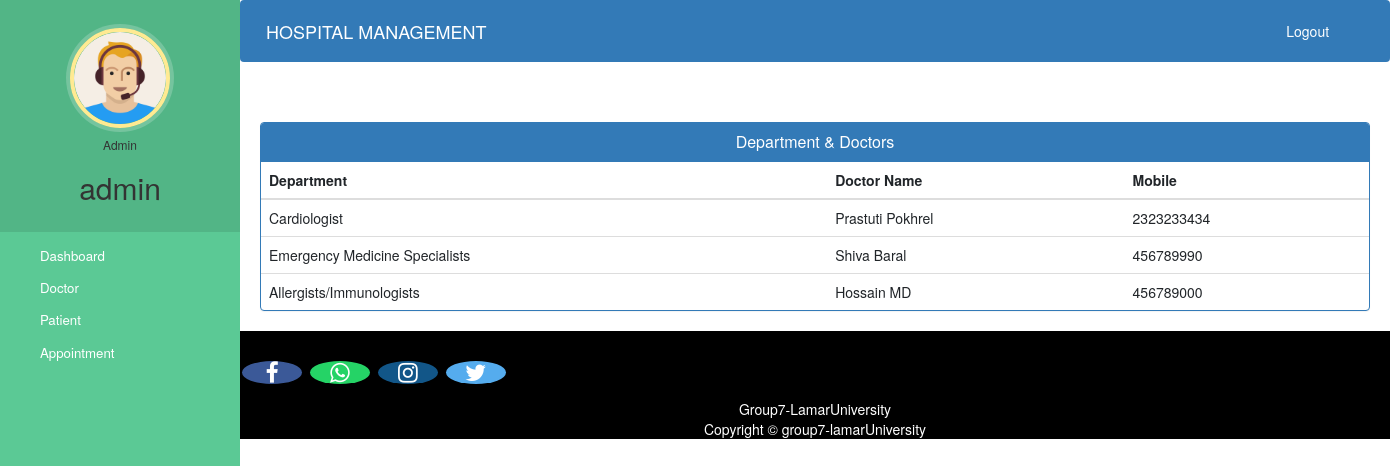
Screenshot of /admin-view-doctor-specialisation (signed in) with the database file from the repository.
### hospital/models.py (models this page shows, shortened)
class Doctor(models.Model):
    user=models.OneToOneField(User,on_delete=models.CASCADE)
    profile_pic= models.ImageField(upload_to='profile_pic/DoctorProfilePic/',null=True,blank=True)
    address = models.CharField(max_length=40)
    mobile = models.CharField(max_length=20,null=True)
    department= models.CharField(max_length=50,choices=departments,default='Cardiologist')
    status=models.BooleanField(default=False)
    @property
    def get_name(self):
        return self.user.first_name+" "+self.user.last_name

### hospital/views.py (the view)
# urls.py: path('admin-view-doctor-specialisation',views.admin_view_doctor_specialisation_view,name='admin-view-doctor-specialisation'),
@login_required(login_url='adminlogin')
@user_passes_test(is_admin)
def admin_view_doctor_specialisation_view(request):
    doctors=models.Doctor.objects.all().filter(status=True)
    return render(request,'hospital/admin_view_doctor_specialisation.html',{'doctors':doctors})

### hospital/views.py (called while the page is built)
def is_admin(user):
    return user.groups.filter(name='ADMIN').exists()

### templates/hospital/admin_view_doctor_Specialisation.html (shortened to what this page needs)
{% extends 'hospital/admin_base.html' %}
{% block content %}
<head>
  <link href="//netdna.bootstrapcdn.com/bootstrap/3.0.0/css/bootstrap.min.css" rel="stylesheet" id="bootstrap-css">
</head>
<div class="container">
  <div class="panel panel-primary">
    <div class="panel-heading">
      <h6 class="panel-title">Department & Doctors</h6>
    </div>
    <table class="table table-hover" id="dev-table">
      <thead>
        <tr>
          <th>Department</th>
          <th>Doctor Name</th>
          <th>Mobile</th>
        </tr>
      </thead>
      {% for d in doctors %}
      <tr>
        <td>{{d.department}}</td>
        <td> {{d.get_name}}</td>
        <td>{{d.mobile}}</td>
      </tr>
      {% endfor %}
    </table>
  </div>
</div>
{% endblock content %}

### templates/hospital/admin_base.html (shortened to what this page needs)
<!DOCTYPE html>
{% load static %}
<html lang="en">
<head>
  <link rel="stylesheet" href="https://stackpath.bootstrapcdn.com/bootstrap/4.3.1/css/bootstrap.min.css">
  <link rel="stylesheet" href="https://maxcdn.bootstrapcdn.com/font-awesome/4.7.0/css/font-awesome.min.css">
  <link rel="stylesheet" href="{% static 'style.css' %}">
</head>
<body>
  <nav class="menu" tabindex="0">
    <header class="avatar">
      <img src="{% static 'images/adminpropic.png' %}" />
      <h6>Admin</h6>
      <h2>{{ request.user.first_name }}</h2>
    </header>
    <ul>
      <li tabindex="0"> <a style="color:white;" href="/admin-dashboard">Dashboard</a> </li>
      <li tabindex="0"> <a style="color:white;" href="/admin-doctor">Doctor</a></li>
      <li tabindex="0"> <a style="color:white;" href="/admin-patient">Patient</a></li>
      <li tabindex="0"> <a style="color:white;" href="/admin-appointment">Appointment</a></li>
    </ul>
  </nav>
  <main>
    <div class="bs-example">
      <nav class="navbar navbar-expand-md navbar-dark fixed-top" style="background:#337AB7;">
        <a href="/admin-dashboard" class="navbar-brand">HOSPITAL MANAGEMENT</a>
        <div class="collapse navbar-collapse justify-content-between" id="navbarCollapse">
          <div class="navbar-nav" style="margin-left: 90%;">
            <form method="post" action="{% url 'logout' %}" style="display: inline;">
              <button type="submit" class="btn btn-link nav-item nav-link text-white">Logout</button>
            </form>
          </div>
        </div>
      </nav>
    </div>
    <br><br>
    {% block content %}
    {% endblock content %}
    <footer>
      <p>
        <a href="https://facebook.com/group7.luv/" class="fa fa-facebook"></a>
        <a href="https://api.whatsapp.com/send?phone=919572181024" class="fa fa-whatsapp"></a>
        <a href="https://instagram.com/group7.luv" class="fa fa-instagram"></a>
        <a href="https://twitter.com/group7kumar1503" class="fa fa-twitter"></a>
      </p>
      <div style="color:#ffffff;" class="text-center">
        <p>Group7-LamarUniversity <br> Copyright &copy; group7-lamarUniversity </p>
      </div>
    </footer>
  </main>
</body>
</html>

### static/style.css (style rules this page uses)
body { padding-left: 240px; }
main { position: relative; height: 100vh; }
.menu { background: #5bc995; height: 100vh; width: 240px; position: fixed; top: 0px; left: 0; z-index: 5; outline: none; }
.menu .avatar { background: rgba(0, 0, 0, 0.1); padding: 2em 0.5em; text-align: center; }
.menu .avatar img { width: 100px; border-radius: 50%; overflow: hidden; border: 4px solid #ffea92; box-shadow: 0 0 0 4px rgba(255, 255, 255, 0.2); }
.menu .avatar h2 { font-weight: normal; margin-bottom: 0; }
.menu ul { list-style: none; padding: 0.5em 0; margin: 0; }
.menu ul li { padding: 0.5em 1em 0.5em 3em; font-size: 0.95em; font-weight: regular; background-repeat: no-repeat; background-position: left 15px center; background-size: auto 20px; transition: all 0.15s linear; cursor: pointer; }

### templates/hospital/admin_base.html (style rules this page uses)
a:link { text-decoration: none; }
a { color: white; }
footer { padding: 0px; background-color: black; margin: 0px; }
.fa { font-size: 23px; width: 60px; text-align: center; text-decoration: none; margin: 5px 2px; border-radius: 50%; }
.fa-facebook { background: #3B5998; color: white; margin-top: 30px; }
.fa-whatsapp { background: #25d366; color: white; }
.fa-twitter { background: #55ACEE; color: white; }
.fa-instagram { background: #125688; color: white; }
body { padding-left: 240px; }
main { position: relative; height: 100vh; }
.menu { background: #5bc995; height: 100vh; width: 240px; position: fixed; top: 0; left: 0; z-index: 5; }
.menu .avatar { background: rgba(0, 0, 0, 0.1); padding: 2em 0.5em; text-align: center; }
.menu .avatar img { width: 100px; border-radius: 50%; border: 4px solid #ffea92; }
.menu ul { list-style: none; padding: 0.5em 0; margin: 0; }
.menu ul li { padding: 0.5em 1em 0.5em 3em; font-size: 0.95em; cursor: pointer; }

### templates/hospital/admin_view_doctor_Specialisation.html (style rules this page uses)
a:link { text-decoration: none; }
h6 { text-align: center; }

### rows the page displays
Doctor: department "Cardiologist", get_name "Prastuti Pokhrel", mobile "2323233434"
Doctor: department "Emergency Medicine Specialists", get_name "Shiva Baral", mobile "456789990"
Doctor: department "Allergists/Immunologists", get_name "Hossain MD", mobile "456789000"

### other values shown
{{ request.user.first_name }} "admin"
